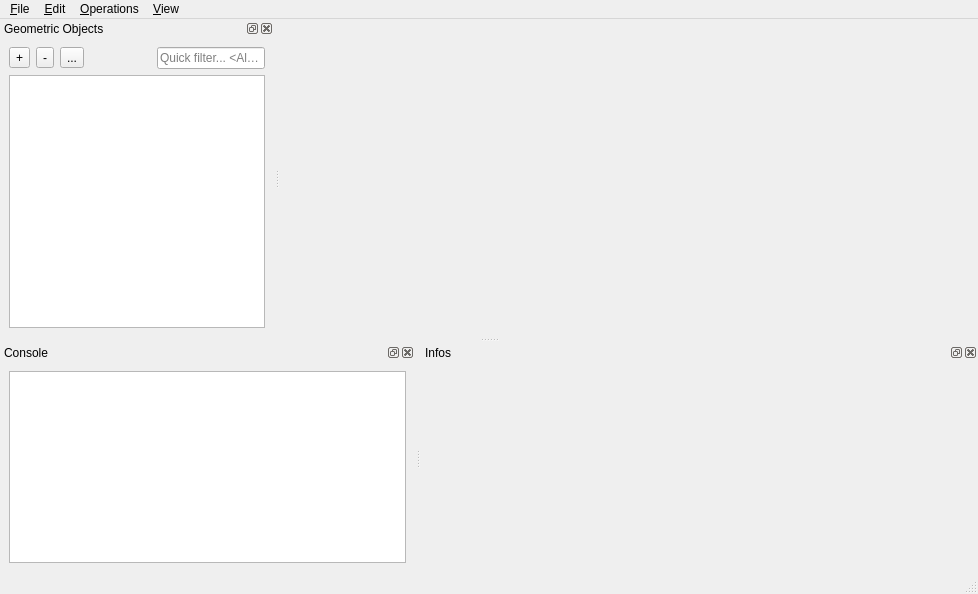
<?xml version="1.0" encoding="UTF-8"?>
<ui version="4.0">
 <class>MainWindow</class>
 <widget class="QMainWindow" name="MainWindow">
  <property name="geometry">
   <rect>
    <x>0</x>
    <y>0</y>
    <width>978</width>
    <height>594</height>
   </rect>
  </property>
  <property name="windowTitle">
   <string>CGAL Polyhedron demo</string>
  </property>
  <property name="windowIcon">
   <iconset resource="Polyhedron_3.qrc">
    <normaloff>:/cgal/icons/resources/cgal_logo.xpm</normaloff>:/cgal/icons/resources/cgal_logo.xpm</iconset>
  </property>
  <widget class="QWidget" name="centralwidget">
   <layout class="QVBoxLayout" name="verticalLayout_2">
    <item>
     <widget class="Viewer" name="viewer" native="true">
      <property name="sizePolicy">
       <sizepolicy hsizetype="Preferred" vsizetype="Preferred">
        <horstretch>0</horstretch>
        <verstretch>1</verstretch>
       </sizepolicy>
      </property>
     </widget>
    </item>
   </layout>
  </widget>
  <widget class="QMenuBar" name="menubar">
   <property name="geometry">
    <rect>
     <x>0</x>
     <y>0</y>
     <width>978</width>
     <height>21</height>
    </rect>
   </property>
   <widget class="QMenu" name="menuFile">
    <property name="title">
     <string>&amp;File</string>
    </property>
    <addaction name="actionLoad"/>
    <addaction name="actionErase"/>
    <addaction name="actionEraseAll"/>
    <addaction name="actionDuplicate"/>
    <addaction name="actionSaveAs"/>
    <addaction name="separator"/>
    <addaction name="actionLoad_Script"/>
    <addaction name="separator"/>
    <addaction name="actionQuit"/>
   </widget>
   <widget class="QMenu" name="menuEdit">
    <property name="title">
     <string>&amp;Edit</string>
    </property>
    <addaction name="actionShowHide"/>
    <addaction name="actionSetPolyhedronA"/>
    <addaction name="actionSetPolyhedronB"/>
    <addaction name="actionSelect_all_items"/>
    <addaction name="actionPreferences"/>
   </widget>
   <widget class="QMenu" name="menuOperations">
    <property name="title">
     <string>&amp;Operations</string>
    </property>
    <widget class="QMenu" name="menuSubdivision">
     <property name="title">
      <string>&amp;Subdivision</string>
     </property>
     <addaction name="actionLoop"/>
     <addaction name="actionCatmullClark"/>
     <addaction name="actionSqrt3"/>
    </widget>
    <widget class="QMenu" name="menu_Boolean_operations">
     <property name="title">
      <string>&amp;Boolean operations</string>
     </property>
     <addaction name="actionToNef"/>
     <addaction name="actionToPoly"/>
     <addaction name="actionUnion"/>
     <addaction name="actionIntersection"/>
     <addaction name="actionDifference"/>
     <addaction name="separator"/>
     <addaction name="actionMinkowskiSum"/>
    </widget>
    <widget class="QMenu" name="menuParameterization">
     <property name="title">
      <string>Parameterization</string>
     </property>
     <addaction name="actionMVC"/>
     <addaction name="actionDCP"/>
    </widget>
    <widget class="QMenu" name="menuPCA">
     <property name="title">
      <string>PCA</string>
     </property>
     <addaction name="actionFitLine"/>
     <addaction name="actionFitPlane"/>
    </widget>
    <addaction name="menuPCA"/>
    <addaction name="actionEstimateCurvature"/>
    <addaction name="actionSelfIntersection"/>
    <addaction name="actionConvexHull"/>
    <addaction name="actionKernel"/>
    <addaction name="menuSubdivision"/>
    <addaction name="actionSimplify"/>
    <addaction name="actionRemeshing"/>
    <addaction name="actionConvexDecomposition"/>
    <addaction name="menu_Boolean_operations"/>
    <addaction name="menuParameterization"/>
    <addaction name="actionInsideOut"/>
   </widget>
   <widget class="QMenu" name="menuView">
    <property name="title">
     <string>&amp;View</string>
    </property>
    <widget class="QMenu" name="menuDockWindows">
     <property name="title">
      <string>&amp;Dock windows</string>
     </property>
     <addaction name="dummyAction"/>
    </widget>
    <widget class="QMenu" name="menuCamera">
     <property name="title">
      <string>Ca&amp;mera</string>
     </property>
     <addaction name="actionDumpCamera"/>
     <addaction name="action_Copy_camera"/>
     <addaction name="action_Paste_camera"/>
    </widget>
    <addaction name="actionRecenterScene"/>
    <addaction name="action_Look_at"/>
    <addaction name="actionAntiAliasing"/>
    <addaction name="actionDraw_two_sides"/>
    <addaction name="actionSetBackgroundColor"/>
    <addaction name="menuDockWindows"/>
    <addaction name="menuCamera"/>
   </widget>
   <addaction name="menuFile"/>
   <addaction name="menuEdit"/>
   <addaction name="menuOperations"/>
   <addaction name="menuView"/>
  </widget>
  <widget class="QStatusBar" name="statusbar"/>
  <widget class="QDockWidget" name="sceneDockWidget">
   <property name="locale">
    <locale language="English" country="UnitedStates"/>
   </property>
   <property name="windowTitle">
    <string>Geometric Objects</string>
   </property>
   <attribute name="dockWidgetArea">
    <number>1</number>
   </attribute>
   <widget class="QWidget" name="dockWidgetContent">
    <layout class="QGridLayout" name="gridLayout_2">
     <item row="0" column="0">
      <layout class="QVBoxLayout" name="verticalLayout">
       <item>
        <layout class="QHBoxLayout" name="horizontalLayout">
         <item>
          <widget class="QToolButton" name="addButton">
           <property name="text">
            <string>+</string>
           </property>
           <property name="icon">
            <iconset resource="Polyhedron_3.qrc">
             <normaloff>:/cgal/icons/plus</normaloff>:/cgal/icons/plus</iconset>
           </property>
          </widget>
         </item>
         <item>
          <widget class="QToolButton" name="removeButton">
           <property name="text">
            <string>-</string>
           </property>
           <property name="icon">
            <iconset resource="Polyhedron_3.qrc">
             <normaloff>:/cgal/icons/minus</normaloff>:/cgal/icons/minus</iconset>
           </property>
          </widget>
         </item>
         <item>
          <widget class="QToolButton" name="duplicateButton">
           <property name="text">
            <string>...</string>
           </property>
           <property name="icon">
            <iconset resource="Polyhedron_3.qrc">
             <normaloff>:/cgal/icons/duplicate</normaloff>:/cgal/icons/duplicate</iconset>
           </property>
          </widget>
         </item>
         <item>
          <spacer name="horizontalSpacer">
           <property name="orientation">
            <enum>Qt::Horizontal</enum>
           </property>
           <property name="sizeHint" stdset="0">
            <size>
             <width>40</width>
             <height>20</height>
            </size>
           </property>
          </spacer>
         </item>
         <item>
          <widget class="QLineEdit" name="searchEdit">
           <property name="placeholderText">
            <string>Quick filter... &lt;Alt+Q&gt;</string>
           </property>
          </widget>
         </item>
        </layout>
       </item>
       <item>
        <widget class="QTreeView" name="sceneView">
         <property name="editTriggers">
          <set>QAbstractItemView::DoubleClicked|QAbstractItemView::EditKeyPressed|QAbstractItemView::SelectedClicked</set>
         </property>
         <property name="alternatingRowColors">
          <bool>true</bool>
         </property>
         <property name="selectionMode">
          <enum>QAbstractItemView::ExtendedSelection</enum>
         </property>
         <property name="indentation">
          <number>0</number>
         </property>
        </widget>
       </item>
      </layout>
     </item>
    </layout>
   </widget>
  </widget>
  <widget class="QDockWidget" name="consoleDockWidget">
   <property name="allowedAreas">
    <set>Qt::BottomDockWidgetArea|Qt::LeftDockWidgetArea|Qt::TopDockWidgetArea</set>
   </property>
   <property name="windowTitle">
    <string>Console</string>
   </property>
   <attribute name="dockWidgetArea">
    <number>8</number>
   </attribute>
   <widget class="QWidget" name="dockWidgetContents">
    <layout class="QVBoxLayout" name="verticalLayout_3">
     <item>
      <widget class="QTextEdit" name="consoleTextEdit">
       <property name="readOnly">
        <bool>true</bool>
       </property>
      </widget>
     </item>
    </layout>
   </widget>
  </widget>
  <widget class="QDockWidget" name="infoDockWidget">
   <property name="windowTitle">
    <string>Infos</string>
   </property>
   <attribute name="dockWidgetArea">
    <number>8</number>
   </attribute>
   <widget class="QWidget" name="dockWidgetContents_2">
    <layout class="QHBoxLayout" name="horizontalLayout_2">
     <item>
      <layout class="QVBoxLayout" name="verticalLayout_4" stretch="0,0">
       <property name="spacing">
        <number>0</number>
       </property>
       <item>
        <widget class="QScrollArea" name="scrollArea">
         <property name="minimumSize">
          <size>
           <width>350</width>
           <height>0</height>
          </size>
         </property>
         <property name="frameShape">
          <enum>QFrame::NoFrame</enum>
         </property>
         <property name="widgetResizable">
          <bool>true</bool>
         </property>
         <widget class="QWidget" name="scrollAreaWidgetContents">
          <property name="geometry">
           <rect>
            <x>0</x>
            <y>0</y>
            <width>540</width>
            <height>177</height>
           </rect>
          </property>
          <layout class="QGridLayout" name="gridLayout">
           <item row="0" column="0">
            <widget class="QLabel" name="infoLabel">
             <property name="sizePolicy">
              <sizepolicy hsizetype="Preferred" vsizetype="Preferred">
               <horstretch>0</horstretch>
               <verstretch>1</verstretch>
              </sizepolicy>
             </property>
             <property name="contextMenuPolicy">
              <enum>Qt::DefaultContextMenu</enum>
             </property>
             <property name="lineWidth">
              <number>0</number>
             </property>
             <property name="alignment">
              <set>Qt::AlignLeading|Qt::AlignLeft|Qt::AlignTop</set>
             </property>
             <property name="textInteractionFlags">
              <set>Qt::LinksAccessibleByKeyboard|Qt::LinksAccessibleByMouse|Qt::TextBrowserInteraction|Qt::TextSelectableByKeyboard|Qt::TextSelectableByMouse</set>
             </property>
            </widget>
           </item>
          </layout>
         </widget>
        </widget>
       </item>
       <item>
        <widget class="QLabel" name="displayLabel">
         <property name="text">
          <string/>
         </property>
        </widget>
       </item>
      </layout>
     </item>
    </layout>
   </widget>
  </widget>
  <action name="actionQuit">
   <property name="text">
    <string>&amp;Quit</string>
   </property>
   <property name="shortcut">
    <string>Ctrl+Q</string>
   </property>
  </action>
  <action name="actionSimplify">
   <property name="text">
    <string>&amp;Simplification</string>
   </property>
  </action>
  <action name="actionCatmullClark">
   <property name="text">
    <string>&amp;Catmull-Clark</string>
   </property>
  </action>
  <action name="actionKernel">
   <property name="text">
    <string>&amp;Kernel</string>
   </property>
  </action>
  <action name="actionUnion">
   <property name="text">
    <string>&amp;Union</string>
   </property>
   <property name="shortcut">
    <string>Ctrl+O, U</string>
   </property>
  </action>
  <action name="actionIntersection">
   <property name="text">
    <string>&amp;Intersection</string>
   </property>
   <property name="shortcut">
    <string>Ctrl+O, I</string>
   </property>
  </action>
  <action name="actionDifference">
   <property name="text">
    <string>&amp;Difference</string>
   </property>
   <property name="shortcut">
    <string>Ctrl+O, D</string>
   </property>
  </action>
  <action name="actionFitPlane">
   <property name="text">
    <string>Fit &amp;plane</string>
   </property>
  </action>
  <action name="actionFitLine">
   <property name="text">
    <string>Fit &amp;line</string>
   </property>
  </action>
  <action name="actionEstimateCurvature">
   <property name="text">
    <string>&amp;Curvature estimation</string>
   </property>
  </action>
  <action name="actionLoad">
   <property name="icon">
    <iconset resource="Polyhedron_3.qrc">
     <normaloff>:/cgal/icons/plus</normaloff>:/cgal/icons/plus</iconset>
   </property>
   <property name="text">
    <string>&amp;Load...</string>
   </property>
   <property name="shortcut">
    <string>Ctrl+L</string>
   </property>
  </action>
  <action name="actionErase">
   <property name="icon">
    <iconset resource="Polyhedron_3.qrc">
     <normaloff>:/cgal/icons/minus</normaloff>:/cgal/icons/minus</iconset>
   </property>
   <property name="text">
    <string>&amp;Erase</string>
   </property>
   <property name="shortcut">
    <string>Del</string>
   </property>
  </action>
  <action name="actionDuplicate">
   <property name="icon">
    <iconset resource="Polyhedron_3.qrc">
     <normaloff>:/cgal/icons/duplicate</normaloff>:/cgal/icons/duplicate</iconset>
   </property>
   <property name="text">
    <string>&amp;Duplicate</string>
   </property>
   <property name="shortcut">
    <string>Ctrl+D</string>
   </property>
  </action>
  <action name="actionSqrt3">
   <property name="text">
    <string>&amp;Sqrt3</string>
   </property>
  </action>
  <action name="actionAntiAliasing">
   <property name="checkable">
    <bool>true</bool>
   </property>
   <property name="text">
    <string>&amp;Antialiasing</string>
   </property>
  </action>
  <action name="dummyAction">
   <property name="text">
    <string>n/a</string>
   </property>
  </action>
  <action name="actionConvexHull">
   <property name="text">
    <string>&amp;Convex hull</string>
   </property>
  </action>
  <action name="actionEraseAll">
   <property name="text">
    <string>&amp;Erase all</string>
   </property>
  </action>
  <action name="actionOptions">
   <property name="text">
    <string>&amp;Options...</string>
   </property>
  </action>
  <action name="actionLoop">
   <property name="text">
    <string>&amp;Loop</string>
   </property>
  </action>
  <action name="actionSaveAs">
   <property name="text">
    <string>Save &amp;as...</string>
   </property>
  </action>
  <action name="actionSave">
   <property name="text">
    <string>&amp;Save</string>
   </property>
  </action>
  <action name="actionSaveAll">
   <property name="text">
    <string>Save a&amp;ll</string>
   </property>
  </action>
  <action name="actionMergeAll">
   <property name="text">
    <string>Mer&amp;ge all</string>
   </property>
  </action>
  <action name="actionMerge">
   <property name="text">
    <string>&amp;Merge</string>
   </property>
  </action>
  <action name="actionSelfIntersection">
   <property name="text">
    <string>Self-&amp;intersection</string>
   </property>
  </action>
  <action name="actionSelectAll">
   <property name="text">
    <string>Select &amp;all</string>
   </property>
  </action>
  <action name="actionSelectNone">
   <property name="text">
    <string>Select &amp;none</string>
   </property>
  </action>
  <action name="actionSelectInvert">
   <property name="text">
    <string>&amp;Invert selection</string>
   </property>
  </action>
  <action name="actionShowHide">
   <property name="text">
    <string>Show/Hide</string>
   </property>
   <property name="shortcut">
    <string>Ctrl+Space</string>
   </property>
  </action>
  <action name="actionSetPolyhedronA">
   <property name="text">
    <string>Set polyhedron A</string>
   </property>
  </action>
  <action name="actionSetPolyhedronB">
   <property name="text">
    <string>Set polyhedron B</string>
   </property>
  </action>
  <action name="actionInsideOut">
   <property name="text">
    <string>&amp;Inside-out</string>
   </property>
  </action>
  <action name="actionRemeshing">
   <property name="text">
    <string>&amp;Remeshing</string>
   </property>
  </action>
  <action name="actionConvexDecomposition">
   <property name="text">
    <string>Convex Decomposition</string>
   </property>
  </action>
  <action name="actionMVC">
   <property name="text">
    <string>Mean &amp;value coordinates</string>
   </property>
  </action>
  <action name="actionDCP">
   <property name="text">
    <string>Discrete &amp;conformal maps</string>
   </property>
  </action>
  <action name="actionExplode">
   <property name="text">
    <string>Explode</string>
   </property>
  </action>
  <action name="actionToNef">
   <property name="text">
    <string>Convert to nef polyhedron</string>
   </property>
  </action>
  <action name="actionToPoly">
   <property name="text">
    <string>Convert to normal polyhedron</string>
   </property>
  </action>
  <action name="actionDraw_two_sides">
   <property name="checkable">
    <bool>true</bool>
   </property>
   <property name="text">
    <string>Draw &amp;two sides</string>
   </property>
   <property name="shortcut">
    <string>Ctrl+T</string>
   </property>
  </action>
  <action name="actionRecenterScene">
   <property name="text">
    <string>Re&amp;center scene</string>
   </property>
   <property name="shortcut">
    <string>Shift+C</string>
   </property>
  </action>
  <action name="actionSetBackgroundColor">
   <property name="text">
    <string>Change &amp;background color...</string>
   </property>
  </action>
  <action name="actionMinkowskiSum">
   <property name="text">
    <string>&amp;Minkowski sum</string>
   </property>
   <property name="shortcut">
    <string>Ctrl+O, M</string>
   </property>
  </action>
  <action name="action_Look_at">
   <property name="text">
    <string>&amp;Look at...</string>
   </property>
  </action>
  <action name="actionDumpCamera">
   <property name="text">
    <string>&amp;Dump camera coordinates</string>
   </property>
  </action>
  <action name="action_Copy_camera">
   <property name="text">
    <string>&amp;Copy camera</string>
   </property>
  </action>
  <action name="action_Paste_camera">
   <property name="text">
    <string>&amp;Paste camera</string>
   </property>
  </action>
  <action name="actionSelect_all_items">
   <property name="text">
    <string>Select all items</string>
   </property>
   <property name="shortcut">
    <string>Ctrl+A</string>
   </property>
  </action>
  <action name="actionLoad_Script">
   <property name="text">
    <string>Load &amp;script</string>
   </property>
  </action>
  <action name="actionPreferences">
   <property name="text">
    <string>&amp;Preferences</string>
   </property>
  </action>
 </widget>
 <customwidgets>
  <customwidget>
   <class>Viewer</class>
   <extends>QWidget</extends>
   <header>Viewer.h</header>
  </customwidget>
 </customwidgets>
 <resources>
  <include location="Polyhedron_3.qrc"/>
 </resources>
 <connections/>
</ui>
